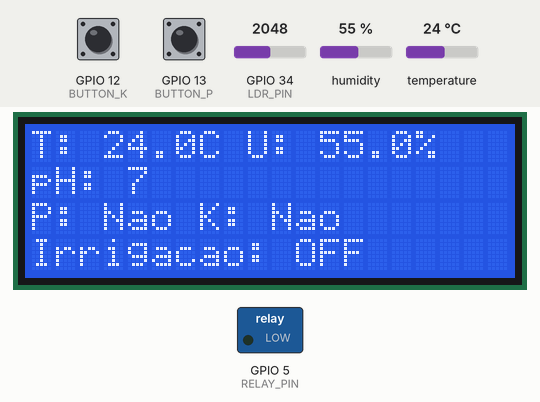
Bench run of a sketch on a simulated ESP32. On the bench: 20×4 character LCD, switched loads named in the sketch (green lamp = pin HIGH). The test bench sets the inputs (shaded band); at power-on: humidity 55 %, GPIO 12 (BUTTON_K) HIGH, GPIO 13 (BUTTON_P) HIGH, GPIO 34 (LDR_PIN) = 2048, temperature 24 °C. The local clock reads 2024-03-15 10:24:30 at power-on unless the sketch sets it; what the sketch prints to the serial monitor is not drawn.

Above: at 6.3 s.
6.4 s: humidity set to 31 %
At 8.5 s:
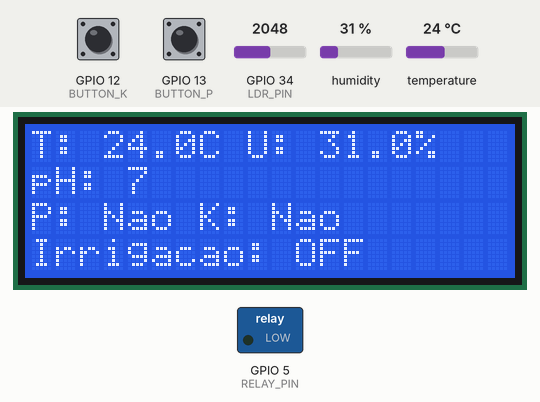
8.8 s: humidity set to 28 %
At 10.6 s:
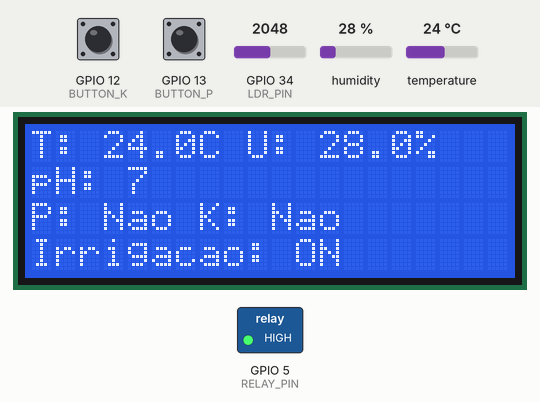
11.0 s: GPIO 12 (BUTTON_K) pulled LOW for 0.65 s
At 11.6 s:
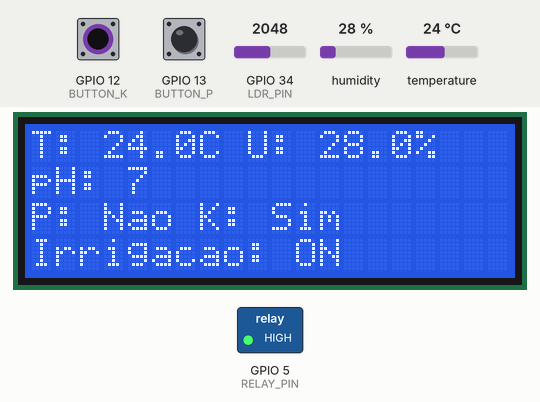
13.3 s: GPIO 13 (BUTTON_P) pulled LOW for 0.65 s
At 13.9 s:
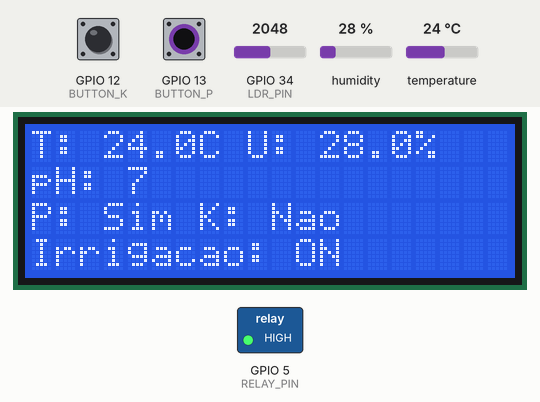
15.5 s: GPIO 34 (LDR_PIN) set to 2866
At 16.6 s:
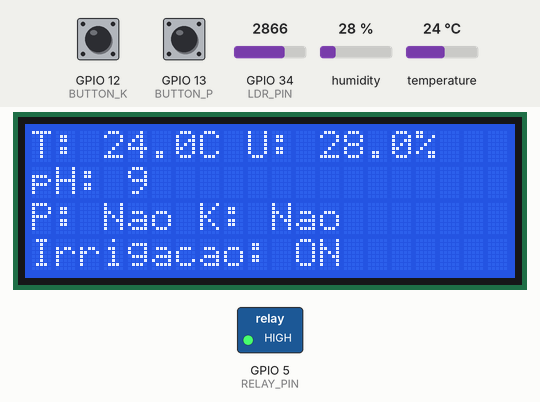
17.1 s: GPIO 12 (BUTTON_K) pulled LOW for 1 s
At 18.2 s:
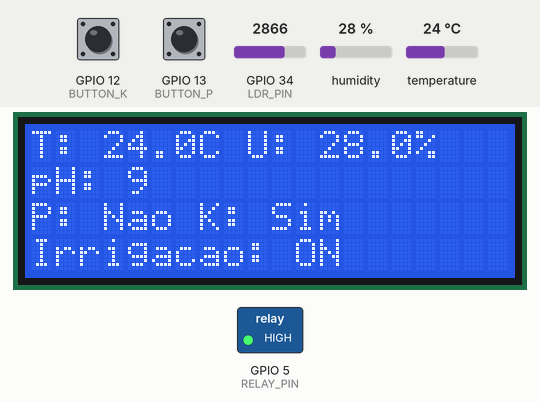
Timing chart, 0 to 20.1 s (numbered marks = the images above; inputs shaded):
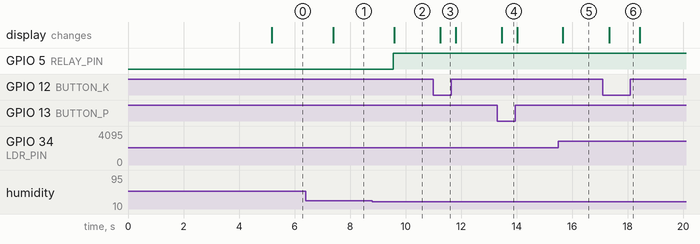

Measured:
- the behaviour switches between 30 and 29 % on humidity (found by bisection; images 1 and 2)
- after the input at 6.4 s, the display: changes after 0.99 s (image 1)
- after the input at 8.8 s, GPIO 5 (RELAY_PIN): LOW → HIGH after 0.75 s; the display: changes after 0.80 s (image 2)
- after the input at 11.0 s, the display: changes after 0.25 s (image 3)
- after the input at 13.3 s, the display: changes after 0.16 s (image 4)
- after the input at 15.5 s, the display: changes after 0.17 s (image 5)
- after the input at 17.1 s, the display: changes after 0.23 s (image 6)

The sketch:

sketch.ino
```cpp
#include <Wire.h>
#include <LiquidCrystal_I2C.h>
#include <DHT.h>
#include <RTClib.h>

// Definindo os pinos I2C no ESP32
#define SDA_PIN 26
#define SCL_PIN 27

RTC_DS1307 ds1307_rtc;
LiquidCrystal_I2C lcd(0x27, 20, 4); // Endereço I2C pode ser 0x27 ou 0x3F

// DHT Config
#define DHTPIN 4
#define DHTTYPE DHT22
DHT dht(DHTPIN, DHTTYPE);

// Relay, LDR e Botões
#define RELAY_PIN 5
#define LDR_PIN 34
#define BUTTON_P 13
#define BUTTON_K 12

// Nutrientes e irrigação
bool fosforoPresente = false;
bool potassioPresente = false;
bool irrigationOn = false;

// Buffer para manipulação de strings
char info[128]; // (otimizado para char para manipular strings, evitando fragmentação de heap)

void setup() {
  // Inicializando comunicação Serial
  Serial.begin(115200);

  // Configurando o barramento I2C com os pinos SDA e SCL para o RTC
  Wire.begin(SDA_PIN, SCL_PIN);

  // Inicializando o RTC
  if (!ds1307_rtc.begin()) {
    Serial.println("RTC nao encontrado!");
    while (1);
  }
  ds1307_rtc.adjust(DateTime(__DATE__, __TIME__)); // Configura a hora atual com base no compilador

  // Inicializando o DHT
  dht.begin();

  // Configurando os pinos como entrada ou saída
  pinMode(RELAY_PIN, OUTPUT);
  pinMode(LDR_PIN, INPUT);
  pinMode(BUTTON_P, INPUT_PULLUP);
  pinMode(BUTTON_K, INPUT_PULLUP);

  // Inicializando o LCD
  lcd.begin(20, 4);
  lcd.backlight();

  // Mensagem de boas-vindas
  lcd.setCursor(4, 0);
  lcd.print("Bem-vindo ao");
  lcd.setCursor(0, 1);
  lcd.print("Sistema de Irrigacao");
  lcd.setCursor(1, 2);
  lcd.print("do melhor grupo da");
  lcd.setCursor(8, 3);
  lcd.print("FIAP");
  delay(5000);
}

void loop() {
  // Leitura de sensores
  float h = dht.readHumidity(); // Leitura de umidade
  float t = dht.readTemperature(); // Leitura de temperatura
  uint16_t ldrValue = analogRead(LDR_PIN); // Leitura do sensor LDR (otimizado para uint16_t)
  uint8_t ph = map(ldrValue, 0, 4095, 0, 14); // Conversão do valor para pH (otimizado para uint8_t)

  // Leitura dos botões
  fosforoPresente = !digitalRead(BUTTON_P);
  potassioPresente = !digitalRead(BUTTON_K);

  // Obtendo a data e hora atual
  DateTime now = ds1307_rtc.now();

  // Lógica de irrigação
  if (h < 30.0f) {
    irrigationOn = true;
    digitalWrite(RELAY_PIN, HIGH);
  } else if (h > 40.0f) {
    irrigationOn = false;
    digitalWrite(RELAY_PIN, LOW);
  }

  // Atualizando o LCD
  lcd.clear();
  lcd.setCursor(0, 0);
  lcd.printf("T: %.1fC U: %.1f%%", t, h); // Usando printf para strings formatadas
  lcd.setCursor(0, 1);
  lcd.printf("pH: %d", ph);
  lcd.setCursor(0, 2);
  lcd.printf("P: %s K: %s", fosforoPresente ? "Sim" : "Nao", potassioPresente ? "Sim" : "Nao");
  lcd.setCursor(0, 3);
  lcd.printf("Irrigacao: %s", irrigationOn ? "ON" : "OFF");

  // Montando a string para Serial (substitui String por snprintf para manipular strings, evitando fragmentação de heap.)
  snprintf(info, sizeof(info), "%04d/%02d/%02d %02d:%02d:%02d;%.1f;%.1f;%d;%d;%d;%d",
           now.year(), now.month(), now.day(), now.hour(), now.minute(), now.second(),
           t, h, ph, fosforoPresente, potassioPresente, irrigationOn);

  // Enviando para Serial
  Serial.println(info);

  delay(500); // Delay de 500 ms
}
```
